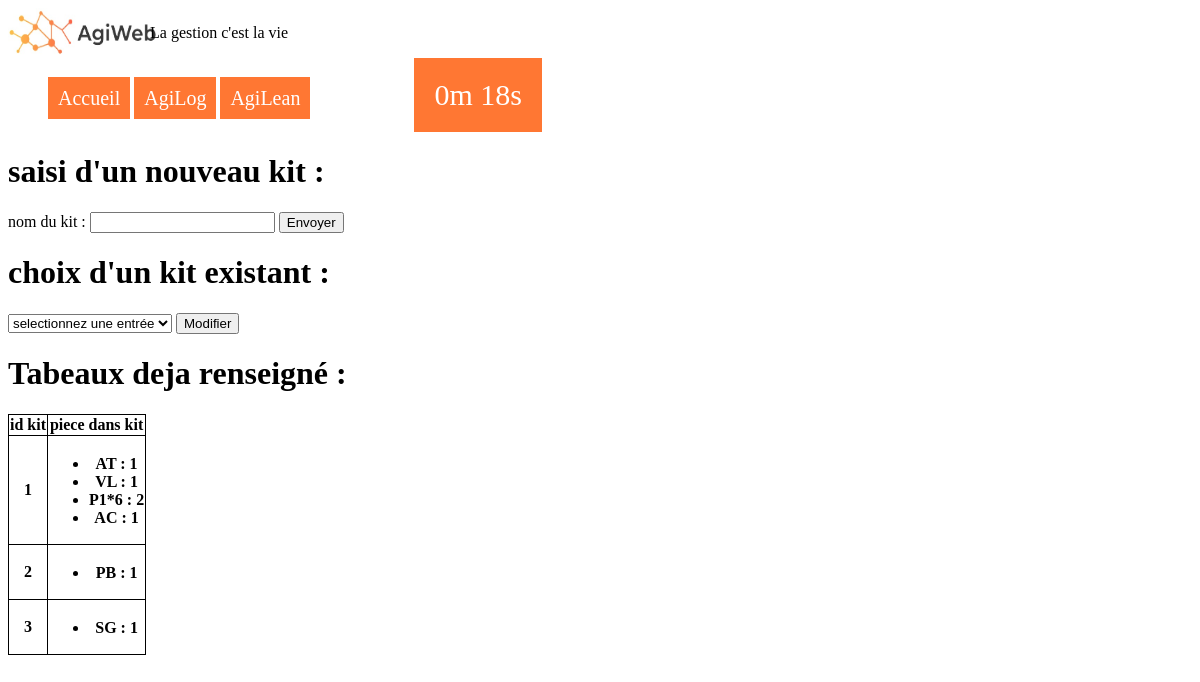
The app's page /Agilog/Initialisation/Code_kit with its own data.
### tables this page shows
CREATE TABLE "kit" (
	"id"	INTEGER NOT NULL,
	"nom_kit"	TEXT,
	PRIMARY KEY("id")
);

CREATE TABLE "compo_kit" (
	"kit"	INTEGER NOT NULL,
	"piece"	TEXT NOT NULL,
	"quantite"	INTEGER NOT NULL
);

### run.py (the view)
@app.route('/Agilog/Initialisation/Code_kit', methods=['GET', 'POST'])
def code_kit():
    contenu=""
    kit= recupere_interraction(1,contenu)
    con = lite.connect(cheminbdd)
    con.row_factory = lite.Row
    cur=con.cursor()
    cur.execute("SELECT nom_kit FROM kit;")
    base=cur.fetchall()#variable pour le menu déroulant
    cur.execute("SELECT id FROM kit;")
    id=cur.fetchall()
    dico_kit=[]
    for base in id :
        cur.execute('SELECT piece, quantite FROM compo_kit WHERE kit=?;',[base[0]])
        dico_kit.append(cur.fetchall())#dico_kit est une liste de dictionnaire ou chaque dictionnaire est un kit
    cur.execute("SELECT nom_kit FROM kit;")
    base=cur.fetchall()
    cur.close()
    return(render_template("Code_kit_init.html", msg="" ,tab_piece=dico_kit ,liste_kit=base ,liste_id=id ))

### fonctions_logiques.py (called while the page is built)
def recupere_interraction(n,contenu):
    L=[]
    for i in range(n):
        nom=str(request.args.get('nom_kit'+str(i),''))
        L.append(nom)
    return(L)

### Templates/Code_kit_init.html (shortened to what this page needs)
<html lang="en" dir="ltr">
{%include 'head.html'%}
  <body>
    {%include 'navbar.html'%}
    <h1>saisi d'un nouveau kit :</h1>
    <form method='post' action='{{url_for('modif_kit')}}'>
      <label for="nom_kit1"> nom du kit : </label><input type='str' name='nom_kit_a_créer' value='' />
      <input type='submit' value='Envoyer'/>
    </form>
    <h1>choix d'un kit existant :</h1>
    <form action="{{url_for('modif_kit')}}" method="post">
      <select name="nom_kit_a_modif">
        <option value="vierge">selectionnez une entrée</option>
      </select>
      <input type="submit" value="Modifier">
    </form>
    <h1>Tabeaux deja renseigné :</h1>
    <table>
      <tr>
        <th>id kit</th>
        <th>piece dans kit</th>
      </tr>
      {%for kit in liste_id%}
      <tr>
        <th>{{kit[0]}}</th>
        <th>
          <ul>
            {%for piece in tab_piece[loop.index0]%}
            <li>{{piece['piece']}} : {{piece['quantite'] }} </li>
            {%endfor%}
          </ul>
        </th>
      </tr>
      {%endfor%}
    </table>
  </body>
</html>

### Static/accueil.css (style rules this page uses)
table { border-collapse: collapse; }
td,th { border-style: solid; border: 1px, solid black; }
td,th { border: 1px solid black; }

### records on screen
kit: id "1"
compo_kit: piece "AT", quantite "1"
compo_kit: piece "VL", quantite "1"
compo_kit: piece "P1*6", quantite "2"
compo_kit: piece "AC", quantite "1"
kit: id "2"
compo_kit: piece "PB", quantite "1"
kit: id "3"
compo_kit: piece "SG", quantite "1"
